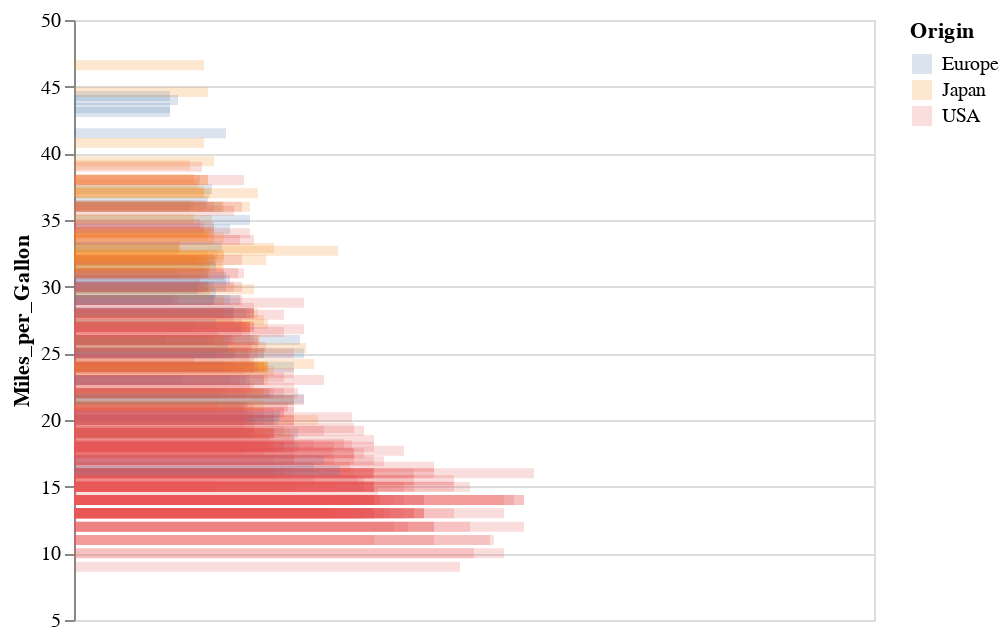

Notebook code cell kept with this figure:
### Code cell
cars = alt.load_dataset('cars')
alt.Chart(cars).mark_bar(opacity=0.2).encode(
    x=alt.value(0),
    x2='Horsepower',
    y='Miles_per_Gallon',
    color='Origin',
)

### Figure 1 — Vega-Lite specification as saved in the notebook (floating-point values rounded to 4 significant figures; data arrays with more than 128 entries replaced by an {"elided": "..."} marker saying what was removed)
{"$schema": "https://vega.github.io/schema/vega-lite/v2.json", "config": {"view": {"height": 300, "width": 400}}, "data": {"values": {"elided": "406 records"}}, "encoding": {"color": {"field": "Origin", "type": "nominal"}, "x": {"value": 0}, "x2": {"field": "Horsepower", "type": "quantitative"}, "y": {"field": "Miles_per_Gallon", "type": "quantitative"}}, "mark": {"opacity": 0.2, "type": "bar"}}
